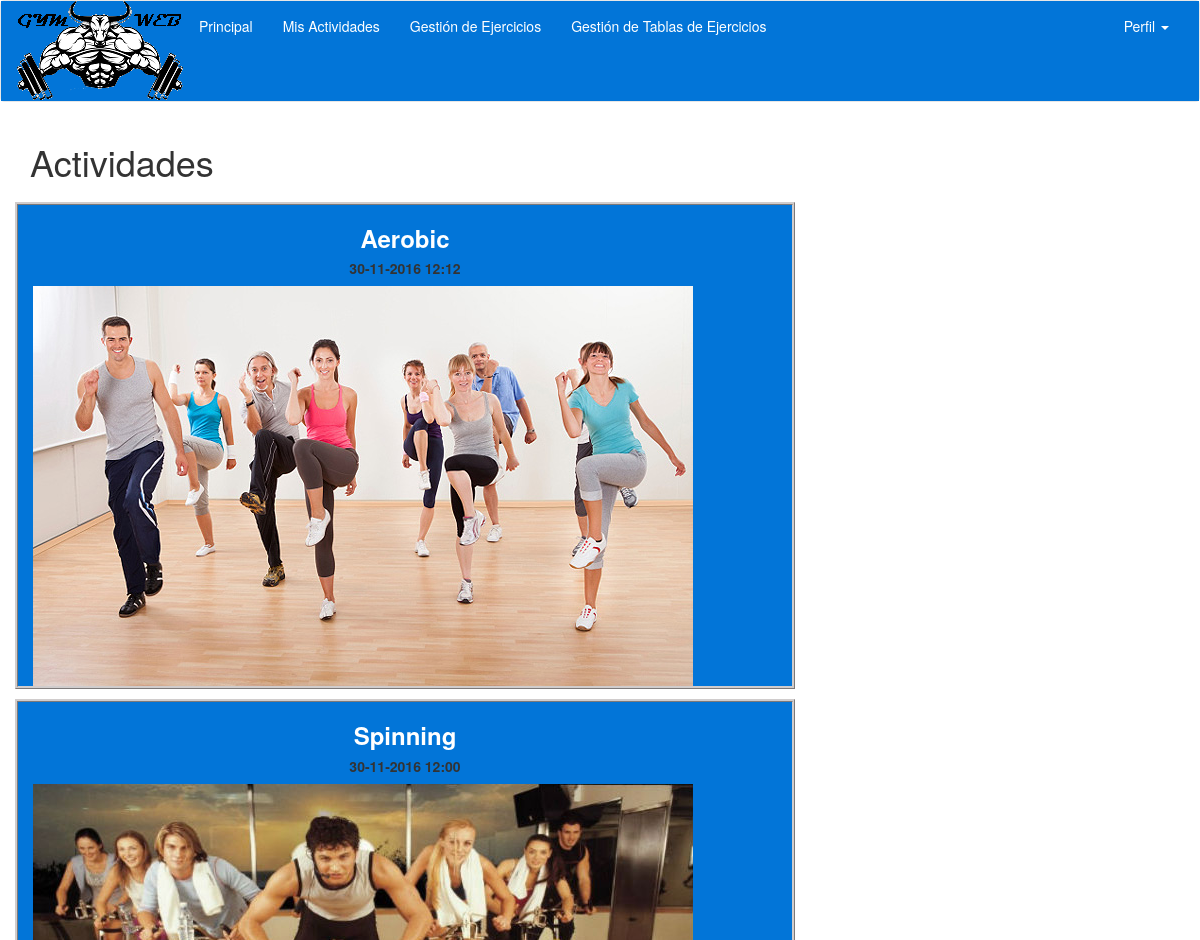
The app's page /views/Entrenador/principal.php (signed in, upper part), older data.
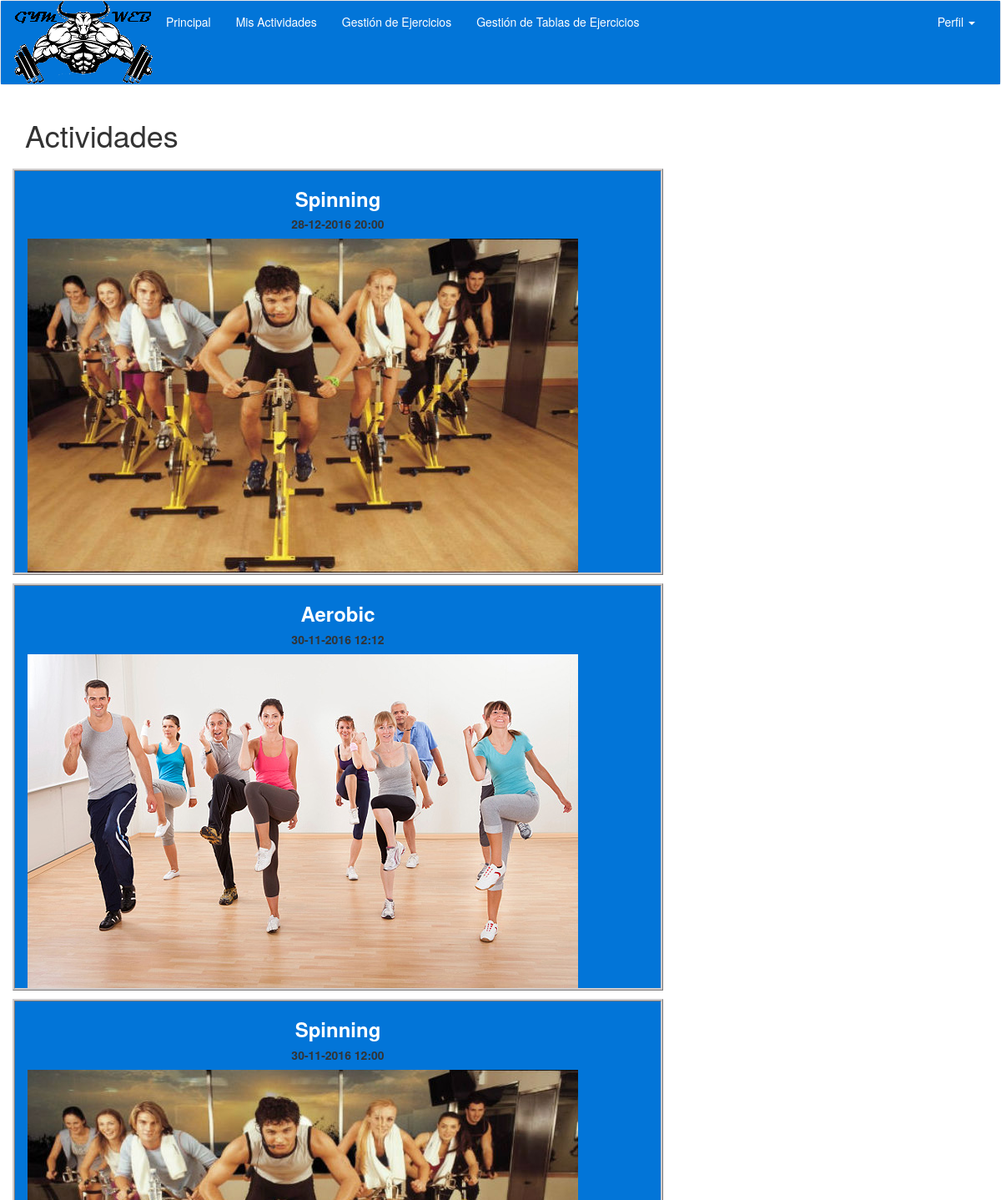
The same page, newer data.
### tables this page shows
CREATE TABLE `actividad` (
  `idActividad` int(11) NOT NULL,
  `nomActividad` varchar(30) DEFAULT NULL,
  `totalPlazas` int(11) DEFAULT NULL,
  `descripAct` varchar(500) DEFAULT NULL,
  `fecha` datetime DEFAULT NULL,
  `plazasOcupadas` int(11) DEFAULT NULL,
  `imagenAct` longblob
);

### controller/ActividadController.php (called while the page is built, shortened)
<?php
require_once(__DIR__."/../conexion/bdConexion.php");
require_once(__DIR__."/../model/ActividadMapper.php");
require_once(__DIR__."/../model/Actividad.php");
	class ActividadController{
        public static function getAll(){
          $actividades = new Actividad();
          return $actividades->getAllActividades();
        }
  }
?>

### model/ActividadMapper.php (called while the page is built, shortened)
<?php
require_once(__DIR__."/../conexion/bdConexion.php");
class ActividadMapper{
    public static function findAll()
    {
        global $connect;
        $resultado = mysqli_query($connect, 'SELECT * FROM actividad ORDER BY fecha DESC');
        return $resultado;
    }
}
?>

### model/Actividad.php (called while the page is built, shortened)
<?php
require_once(__DIR__."/../conexion/bdConexion.php");
require_once(__DIR__."/../model/ActividadMapper.php");
class Actividad {
  public static function getAllActividades()
    {
        return $resultado = ActividadMapper::findAll();
    }
}
?>

### views/Entrenador/principal.php (the view, shortened to what this page needs)
<?php
 if ($_SESSION['tipoUsuario'] =='Entrenador'){
  $row = ActividadController::getAll();
?>
<!DOCTYPE html>
<html lang="en">
  <head>
    <link href="../../css/navbar.css" rel="stylesheet">
    <link href="../../css/bootstrap.min.css" rel="stylesheet">
    <link href="../../css/principal.css" rel="stylesheet">
  </head>
  <body>
  <header>
  	<?php include("../navbar.php");   ?>
  </header>
  <div class="container">
		 <h1>Actividades</h1>
     <div class="row" style="margin-top: 20px; margin-bottom: 10px;">
        <?php
          if($row!=null){
            foreach ($row as $actividad) {
              $fecha = $actividad['fecha'];
              $format = "Y-m-d H:i:s";
              $dateobj = DateTime::createFromFormat($format, $fecha);
        ?>
            <div class="col-xs-12 col-sm-8 col-md-8 col-lg-8" style="margin-bottom: 10px;border-color: #d0cccc;border-style: ridge; background-color: #0275d8;">
                <h3><b><a href="#" style="color: white;"><?php echo $actividad['nomActividad'];?></a></b></h3>
                <h5><b><?php echo $dateobj->format("d-m-Y H:i");?></b></h5>
                <img alt="imgActividad" src="../../img/actividades/<?php echo $actividad['imagenAct'];?>" style="max-width: 100%;max-height: 100%;">
            </div>
        <?php
          }
        }
        ?>
        </div>
     </div>
  </body>
</html>
<?php
  }
?>

Row changes from the older to the newer data that the page shows:
added actividad: nomActividad "Spinning", fecha "28-12-2016 20:00", imagenAct (picture)
